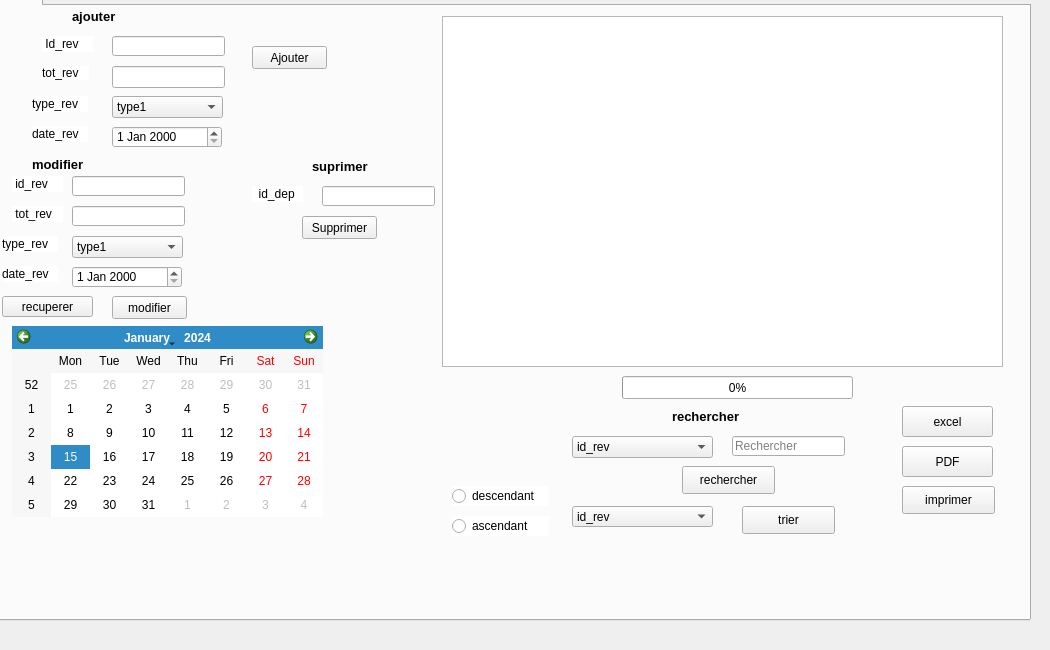
   <widget class="QWidget" name="tab1">
    <attribute name="title">
     <string>Gestion revenu</string>
    </attribute>
    <widget class="QTabWidget" name="tabWidget_2">
     <property name="geometry">
      <rect>
       <x>-10</x>
       <y>-20</y>
       <width>1041</width>
       <height>641</height>
      </rect>
     </property>
     <property name="styleSheet">
      <string notr="true">tabWidget_2 = new QWidget(this); m_myWidget-&gt;setGeometry(0, 0, 300, 100)</string>
     </property>
     <property name="currentIndex">
      <number>0</number>
     </property>
     <widget class="QWidget" name="tab_3">
      <attribute name="title">
       <string>Ajout</string>
      </attribute>
      <widget class="QLabel" name="label">
       <property name="geometry">
        <rect>
         <x>50</x>
         <y>60</y>
         <width>47</width>
         <height>14</height>
        </rect>
       </property>
       <property name="styleSheet">
        <string notr="true">background-color:tranparent;

border-image:url(:/image/888.jpg);

background:white;

border:none;

background-repeat:none;

</string>
       </property>
       <property name="text">
        <string>tot_rev</string>
       </property>
      </widget>
      <widget class="QLabel" name="label_2">
       <property name="geometry">
        <rect>
         <x>50</x>
         <y>30</y>
         <width>51</width>
         <height>16</height>
        </rect>
       </property>
       <property name="styleSheet">
        <string notr="true">background-color:tranparent;

border-image:url(:/image/888.jpg);

background:white;

border:none;

background-repeat:none;

</string>
       </property>
       <property name="text">
        <string> Id_rev</string>
       </property>
      </widget>
      <widget class="QLineEdit" name="le_id_rev">
       <property name="geometry">
        <rect>
         <x>120</x>
         <y>30</y>
         <width>113</width>
         <height>20</height>
        </rect>
       </property>
       <property name="styleSheet">
        <string notr="true">m_myWidget = new QWidget(this); m_myWidget-&gt;setGeometry(0, 0, 300, 100); QPalette pal = palette();</string>
       </property>
      </widget>
      <widget class="QPushButton" name="Ajouter">
       <property name="geometry">
        <rect>
         <x>260</x>
         <y>40</y>
         <width>75</width>
         <height>23</height>
        </rect>
       </property>
       <property name="text">
        <string>Ajouter</string>
       </property>
      </widget>
      <widget class="QLabel" name="label_9">
       <property name="geometry">
        <rect>
         <x>140</x>
         <y>260</y>
         <width>71</width>
         <height>16</height>
        </rect>
       </property>
       <property name="text">
        <string/>
       </property>
      </widget>
      <widget class="QLineEdit" name="le_tot_rev">
       <property name="geometry">
        <rect>
         <x>120</x>
         <y>60</y>
         <width>113</width>
         <height>22</height>
        </rect>
       </property>
      </widget>
      <widget class="QTableView" name="tab_rev">
       <property name="geometry">
        <rect>
         <x>450</x>
         <y>10</y>
         <width>561</width>
         <height>351</height>
        </rect>
       </property>
      </widget>
      <widget class="QLabel" name="label_3">
       <property name="geometry">
        <rect>
         <x>260</x>
         <y>180</y>
         <width>51</width>
         <height>16</height>
        </rect>
       </property>
       <property name="styleSheet">
        <string notr="true">background-color:tranparent;

border-image:url(:/image/888.jpg);

background:white;

border:none;

background-repeat:none;
</string>
       </property>
       <property name="text">
        <string>  id_dep</string>
       </property>
      </widget>
      <widget class="QLineEdit" name="le_id_sup">
       <property name="geometry">
        <rect>
         <x>330</x>
         <y>180</y>
         <width>113</width>
         <height>20</height>
        </rect>
       </property>
       <property name="styleSheet">
        <string notr="true">m_myWidget = new QWidget(this); m_myWidget-&gt;setGeometry(0, 0, 300, 100); QPalette pal = palette();</string>
       </property>
      </widget>
      <widget class="QPushButton" name="supprimer_3">
       <property name="geometry">
        <rect>
         <x>310</x>
         <y>210</y>
         <width>75</width>
         <height>23</height>
        </rect>
       </property>
       <property name="text">
        <string>Supprimer</string>
       </property>
      </widget>
      <widget class="QLabel" name="label_12">
       <property name="geometry">
        <rect>
         <x>20</x>
         <y>170</y>
         <width>51</width>
         <height>16</height>
        </rect>
       </property>
       <property name="styleSheet">
        <string notr="true">background-color:tranparent;

border-image:url(:/image/888.jpg);

background:white;

border:none;

background-repeat:none;

</string>
       </property>
       <property name="text">
        <string> id_rev</string>
       </property>
      </widget>
      <widget class="QLabel" name="label_13">
       <property name="geometry">
        <rect>
         <x>20</x>
         <y>200</y>
         <width>51</width>
         <height>16</height>
        </rect>
       </property>
       <property name="styleSheet">
        <string notr="true">background-color:tranparent;

border-image:url(:/image/888.jpg);

background:white;

border:none;

background-repeat:none;

</string>
       </property>
       <property name="text">
        <string> tot_rev</string>
       </property>
      </widget>
      <widget class="QLineEdit" name="le_id_rev_3">
       <property name="geometry">
        <rect>
         <x>80</x>
         <y>170</y>
         <width>113</width>
         <height>20</height>
        </rect>
       </property>
       <property name="styleSheet">
        <string notr="true">m_myWidget = new QWidget(this); m_myWidget-&gt;setGeometry(0, 0, 300, 100); QPalette pal = palette();</string>
       </property>
      </widget>
      <widget class="QLineEdit" name="le_tot_rev_2">
       <property name="geometry">
        <rect>
         <x>80</x>
         <y>200</y>
         <width>113</width>
         <height>20</height>
        </rect>
       </property>
       <property name="styleSheet">
        <string notr="true">m_myWidget = new QWidget(this); m_myWidget-&gt;setGeometry(0, 0, 300, 100); QPalette pal = palette();</string>
       </property>
      </widget>
      <widget class="QPushButton" name="modifier_3">
       <property name="geometry">
        <rect>
         <x>120</x>
         <y>290</y>
         <width>75</width>
         <height>23</height>
        </rect>
       </property>
       <property name="text">
        <string>modifier</string>
       </property>
      </widget>
      <widget class="QLineEdit" name="le_recherche_3">
       <property name="geometry">
        <rect>
         <x>740</x>
         <y>430</y>
         <width>113</width>
         <height>20</height>
        </rect>
       </property>
       <property name="placeholderText">
        <string>Rechercher</string>
       </property>
      </widget>
      <widget class="QPushButton" name="pushButton_3">
       <property name="geometry">
        <rect>
         <x>690</x>
         <y>460</y>
         <width>93</width>
         <height>28</height>
        </rect>
       </property>
       <property name="text">
        <string>rechercher</string>
       </property>
      </widget>
      <widget class="QComboBox" name="cb_recherche_3">
       <property name="geometry">
        <rect>
         <x>580</x>
         <y>430</y>
         <width>141</width>
         <height>22</height>
        </rect>
       </property>
       <item>
        <property name="text">
         <string>id_rev</string>
        </property>
       </item>
       <item>
        <property name="text">
         <string>tot_rev</string>
        </property>
       </item>
       <item>
        <property name="text">
         <string>type_rev</string>
        </property>
       </item>
       <item>
        <property name="text">
         <string>date_rev</string>
        </property>
       </item>
      </widget>
      <widget class="QPushButton" name="EXCEL">
       <property name="geometry">
        <rect>
         <x>910</x>
         <y>400</y>
         <width>91</width>
         <height>31</height>
        </rect>
       </property>
       <property name="styleSheet">
        <string notr="true"/>
       </property>
       <property name="text">
        <string>excel</string>
       </property>
      </widget>
      <widget class="QComboBox" name="cb_recherche_9">
       <property name="geometry">
        <rect>
         <x>580</x>
         <y>500</y>
         <width>141</width>
         <height>21</height>
        </rect>
       </property>
       <item>
        <property name="text">
         <string>id_rev</string>
        </property>
       </item>
       <item>
        <property name="text">
         <string>tot_rev</string>
        </property>
       </item>
       <item>
        <property name="text">
         <string>type_rev</string>
        </property>
       </item>
       <item>
        <property name="text">
         <string>date_rev</string>
        </property>
       </item>
      </widget>
      <widget class="QPushButton" name="pushButton">
       <property name="geometry">
        <rect>
         <x>750</x>
         <y>500</y>
         <width>93</width>
         <height>28</height>
        </rect>
       </property>
       <property name="text">
        <string>trier</string>
       </property>
      </widget>
      <widget class="QLabel" name="label_8">
       <property name="geometry">
        <rect>
         <x>0</x>
         <y>-10</y>
         <width>1021</width>
         <height>541</height>
        </rect>
       </property>
       <property name="styleSheet">
        <string notr="true">background-color:tranparent;

border-image:url(:/StyleSheet/1.jpg);

background:none;

border:none;

background-repeat:none;
</string>
       </property>
       <property name="text">
        <string/>
       </property>
      </widget>
      <widget class="QPushButton" name="pushButton_10">
       <property name="geometry">
        <rect>
         <x>10</x>
         <y>290</y>
         <width>91</width>
         <height>21</height>
        </rect>
       </property>
       <property name="text">
        <string>recuperer</string>
       </property>
      </widget>
      <widget class="QRadioButton" name="asc">
       <property name="geometry">
        <rect>
         <x>460</x>
         <y>510</y>
         <width>97</width>
         <height>20</height>
        </rect>
       </property>
       <property name="styleSheet">
        <string notr="true">background-color:tranparent;

border-image:url(:/image/888.jpg);

background:white;

border:none;

background-repeat:none;
</string>
       </property>
       <property name="text">
        <string>ascendant</string>
       </property>
      </widget>
      <widget class="QRadioButton" name="desc">
       <property name="geometry">
        <rect>
         <x>460</x>
         <y>480</y>
         <width>97</width>
         <height>20</height>
        </rect>
       </property>
       <property name="styleSheet">
        <string notr="true">background-color:tranparent;

border-image:url(:/image/888.jpg);

background:white;

border:none;

background-repeat:none;
</string>
       </property>
       <property name="text">
        <string>descendant </string>
       </property>
      </widget>
      <widget class="QLabel" name="label_19">
       <property name="geometry">
        <rect>
         <x>40</x>
         <y>90</y>
         <width>56</width>
         <height>16</height>
        </rect>
       </property>
       <property name="styleSheet">
        <string notr="true">background-color:tranparent;

border-image:url(:/image/888.jpg);

background:white;

border:none;

background-repeat:none;
</string>
       </property>
       <property name="text">
        <string>type_rev</string>
       </property>
      </widget>
      <widget class="QLabel" name="label_20">
       <property name="geometry">
        <rect>
         <x>40</x>
         <y>120</y>
         <width>56</width>
         <height>16</height>
        </rect>
       </property>
       <property name="styleSheet">
        <string notr="true">background-color:tranparent;

border-image:url(:/image/888.jpg);

background:white;

border:none;

background-repeat:none;

</string>
       </property>
       <property name="text">
        <string>date_rev</string>
       </property>
      </widget>
      <widget class="QLabel" name="label_21">
       <property name="geometry">
        <rect>
         <x>10</x>
         <y>230</y>
         <width>56</width>
         <height>16</height>
        </rect>
       </property>
       <property name="styleSheet">
        <string notr="true">background-color:tranparent;

border-image:url(:/image/888.jpg);

background:white;

border:none;

background-repeat:none;

</string>
       </property>
       <property name="text">
        <string>type_rev</string>
       </property>
      </widget>
      <widget class="QLabel" name="label_22">
       <property name="geometry">
        <rect>
         <x>10</x>
         <y>260</y>
         <width>56</width>
         <height>16</height>
        </rect>
       </property>
       <property name="styleSheet">
        <string notr="true">background-color:tranparent;

border-image:url(:/image/888.jpg);

background:white;

border:none;

background-repeat:none;

</string>
       </property>
       <property name="text">
        <string>date_rev</string>
       </property>
      </widget>
      <widget class="QComboBox" name="letyperev">
       <property name="geometry">
        <rect>
         <x>120</x>
         <y>90</y>
         <width>111</width>
         <height>22</height>
        </rect>
       </property>
       <item>
        <property name="text">
         <string>type1</string>
        </property>
       </item>
       <item>
        <property name="text">
         <string>type2</string>
        </property>
       </item>
       <item>
        <property name="text">
         <string>type3</string>
        </property>
       </item>
      </widget>
      <widget class="QComboBox" name="mtyperev">
       <property name="geometry">
        <rect>
         <x>80</x>
         <y>230</y>
         <width>111</width>
         <height>22</height>
        </rect>
       </property>
       <item>
        <property name="text">
         <string>type1</string>
        </property>
       </item>
       <item>
        <property name="text">
         <string>type2</string>
        </property>
       </item>
       <item>
        <property name="text">
         <string>type3</string>
        </property>
       </item>
      </widget>
      <widget class="QPushButton" name="impression">
       <property name="geometry">
        <rect>
         <x>910</x>
         <y>480</y>
         <width>93</width>
         <height>28</height>
        </rect>
       </property>
       <property name="text">
        <string>imprimer</string>
       </property>
      </widget>
      <widget class="QPushButton" name="pdf">
       <property name="geometry">
        <rect>
         <x>910</x>
         <y>440</y>
         <width>91</width>
         <height>31</height>
        </rect>
       </property>
       <property name="styleSheet">
        <string notr="true"/>
       </property>
       <property name="text">
        <string>PDF</string>
       </property>
      </widget>
      <widget class="QCalendarWidget" name="calendarWidget">
       <property name="geometry">
        <rect>
         <x>20</x>
         <y>320</y>
         <width>311</width>
         <height>191</height>
        </rect>
       </property>
      </widget>
      <widget class="QDateEdit" name="date_3">
       <property name="geometry">
        <rect>
         <x>120</x>
         <y>120</y>
         <width>110</width>
         <height>22</height>
        </rect>
       </property>
      </widget>
      <widget class="QDateEdit" name="dates">
       <property name="geometry">
        <rect>
         <x>80</x>
         <y>260</y>
         <width>110</width>
         <height>22</height>
        </rect>
       </property>
      </widget>
      <widget class="QProgressBar" name="progressBar">
       <property name="geometry">
        <rect>
         <x>630</x>
         <y>370</y>
         <width>231</width>
         <height>23</height>
        </rect>
       </property>
       <property name="value">
        <number>0</number>
       </property>
      </widget>
      <widget class="QLabel" name="label_36">
       <property name="geometry">
        <rect>
         <x>80</x>
         <y>0</y>
         <width>91</width>
         <height>21</height>
        </rect>
       </property>
       <property name="font">
        <font>
         <pointsize>10</pointsize>
         <weight>75</weight>
         <bold>true</bold>
        </font>
       </property>
       <property name="text">
        <string>ajouter</string>
       </property>
      </widget>
      <widget class="QLabel" name="label_37">
       <property name="geometry">
        <rect>
         <x>40</x>
         <y>150</y>
         <width>91</width>
         <height>16</height>
        </rect>
       </property>
       <property name="font">
        <font>
         <pointsize>10</pointsize>
         <weight>75</weight>
         <bold>true</bold>
        </font>
       </property>
       <property name="text">
        <string>modifier</string>
       </property>
      </widget>
      <widget class="QLabel" name="label_38">
       <property name="geometry">
        <rect>
         <x>320</x>
         <y>150</y>
         <width>91</width>
         <height>20</height>
        </rect>
       </property>
       <property name="font">
        <font>
         <pointsize>10</pointsize>
         <weight>75</weight>
         <bold>true</bold>
        </font>
       </property>
       <property name="text">
        <string>suprimer</string>
       </property>
      </widget>
      <widget class="QLabel" name="label_39">
       <property name="geometry">
        <rect>
         <x>680</x>
         <y>400</y>
         <width>91</width>
         <height>20</height>
        </rect>
       </property>
       <property name="font">
        <font>
         <pointsize>10</pointsize>
         <weight>75</weight>
         <bold>true</bold>
        </font>
       </property>
       <property name="text">
        <string>rechercher</string>
       </property>
      </widget>
      <zorder>label_8</zorder>
      <zorder>label</zorder>
      <zorder>label_2</zorder>
      <zorder>le_id_rev</zorder>
      <zorder>Ajouter</zorder>
      <zorder>label_9</zorder>
      <zorder>le_tot_rev</zorder>
      <zorder>tab_rev</zorder>
      <zorder>label_3</zorder>
      <zorder>le_id_sup</zorder>
      <zorder>supprimer_3</zorder>
      <zorder>label_12</zorder>
      <zorder>label_13</zorder>
      <zorder>le_id_rev_3</zorder>
      <zorder>le_tot_rev_2</zorder>
      <zorder>modifier_3</zorder>
      <zorder>le_recherche_3</zorder>
      <zorder>pushButton_3</zorder>
      <zorder>cb_recherche_3</zorder>
      <zorder>EXCEL</zorder>
      <zorder>cb_recherche_9</zorder>
      <zorder>pushButton</zorder>
      <zorder>pushButton_10</zorder>
      <zorder>asc</zorder>
      <zorder>desc</zorder>
      <zorder>label_19</zorder>
      <zorder>label_20</zorder>
      <zorder>label_21</zorder>
      <zorder>label_22</zorder>
      <zorder>letyperev</zorder>
      <zorder>mtyperev</zorder>
      <zorder>impression</zorder>
      <zorder>pdf</zorder>
      <zorder>calendarWidget</zorder>
      <zorder>date_3</zorder>
      <zorder>dates</zorder>
      <zorder>progressBar</zorder>
      <zorder>label_36</zorder>
      <zorder>label_37</zorder>
      <zorder>label_38</zorder>
      <zorder>label_39</zorder>
     </widget>
    </widget>
   </widget>
